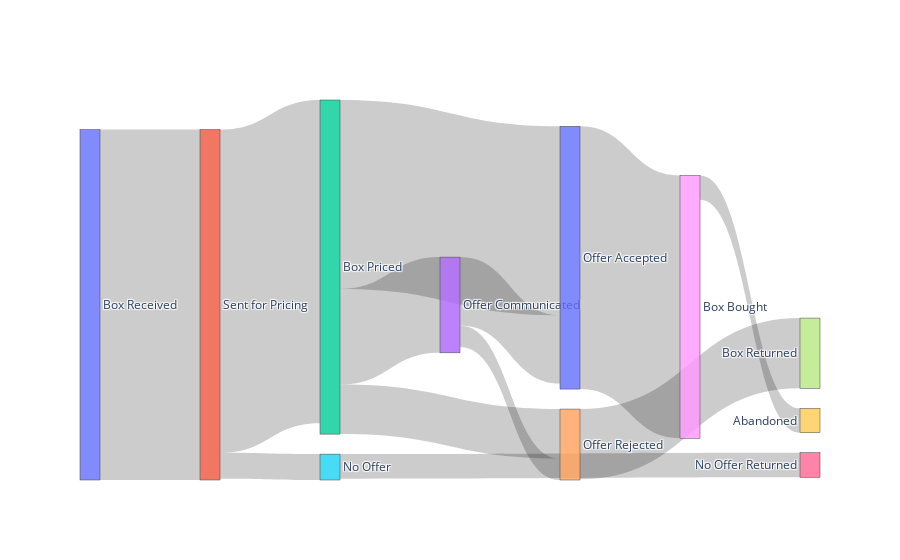

The notebook cell this image was saved under:
### Code cell
import plotly.graph_objects as go
import json

with open('std_focus.json') as fp:
    data = json.load(fp)

nodes = {}

for ix, node in enumerate(data['nodes']):
    node['index'] = ix
    nodes[node['name']] = node

fig = go.Figure(go.Sankey(
    node=dict(label=[
        node['name'] for node in data['nodes']
    ]),
    link=dict(
        source=[
            nodes[link['source']]['index']
            for link in data['links']
        ],
        target=[
            nodes[link['target']]['index']
            for link in data['links']
        ],
        value=[
            link['value']
            for link in data['links']
        ]
    )
))

fig.show()

### Figure 1 — Plotly figure (JSON) as saved in the notebook; plotly's stock layout.template omitted (floating-point values rounded to 4 significant figures)
{"data": [{"link": {"source": [0, 1, 1, 5, 2, 3, 2, 2, 4, 10, 8, 3], "target": [1, 2, 5, 6, 4, 4, 10, 3, 7, 8, 9, 10], "value": [182024, 167890, 13446, 12780, 25719, 11128, 98128, 49731, 36517, 136522, 12659, 35510]}, "node": {"label": ["Box Received", "Sent for Pricing", "Box Priced", "Offer Communicated", "Offer Rejected", "No Offer", "No Offer Returned", "Box Returned", "Box Bought", "Abandoned", "Offer Accepted"]}, "type": "sankey"}], "layout": {}}
